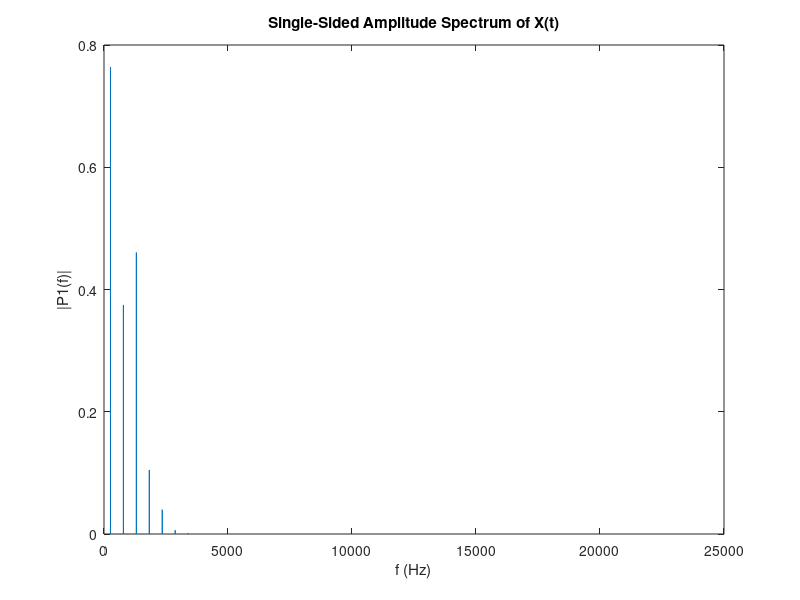

Write the MATLAB code that produced this figure.
clc; close all; clear;

fc = 261;
fm = 261 * 2;
B = 2;
fs = 48000;

t = 0:1/fs:20-1/fs;
L = length(t);
f = fs*(0:(L/2))/L;

sin_wavetable = sin(2*pi*1*t);

sample_c = 1;
sample_m = 1;
for i = 1:1:length(t)
    sample_c = round(sample_c + B * fm * sin_wavetable(sample_m) + fc);

    if (sample_c > 48000)
        sample_c = mod(sample_c, 48000);
    end

    if (sample_c < 1)
        sample_c = 48000 + sample_c;
    end    

    x(i) = sin_wavetable(sample_c);

    sample_m = round(sample_m + fm);
    if (sample_m > 48000)
        sample_m = mod(sample_m, 48000);
    end
end

%soundsc(x,fs)

%figure (1)
%plot(tx, x)

X = fft(x);

P2 = abs(X) / L;
P1 = P2(1:L/2+1);
P1(2:end-1) = 2*P1(2:end-1);

figure(2)
plot(f,P1) 
title('Single-Sided Amplitude Spectrum of X(t)')
xlabel('f (Hz)')
ylabel('|P1(f)|')